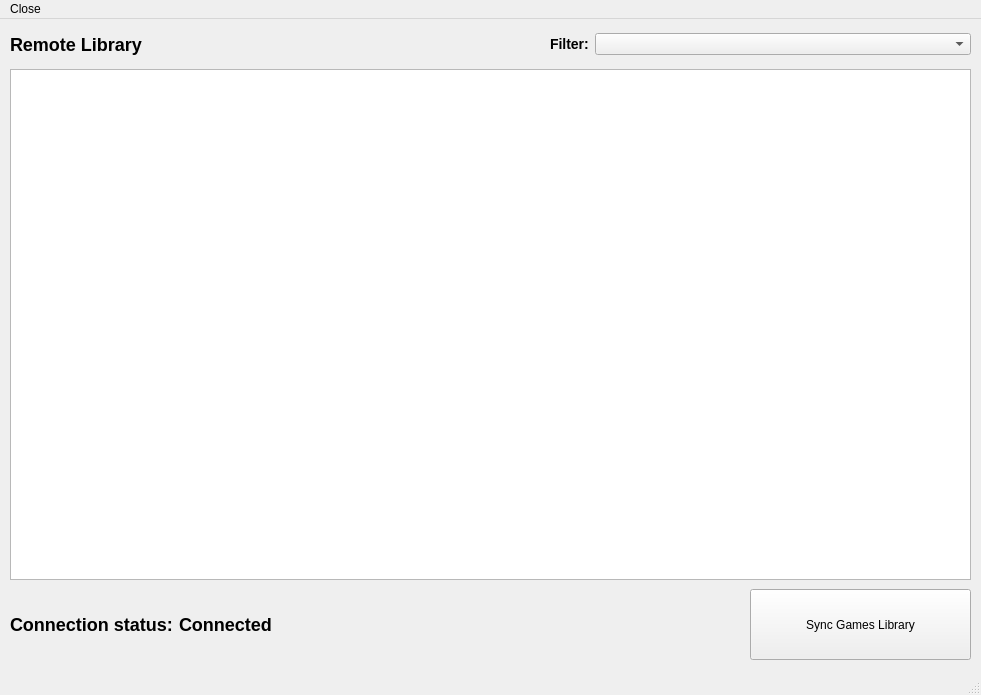
<?xml version="1.0" encoding="UTF-8"?>
<ui version="4.0">
 <class>PiWindow</class>
 <widget class="QMainWindow" name="PiWindow">
  <property name="geometry">
   <rect>
    <x>0</x>
    <y>0</y>
    <width>981</width>
    <height>695</height>
   </rect>
  </property>
  <property name="windowTitle">
   <string>RetroPie Control Centre</string>
  </property>
  <widget class="QWidget" name="centralwidget">
   <widget class="QPushButton" name="btnSync">
    <property name="geometry">
     <rect>
      <x>750</x>
      <y>570</y>
      <width>221</width>
      <height>71</height>
     </rect>
    </property>
    <property name="text">
     <string>Sync Games Library</string>
    </property>
   </widget>
   <widget class="QLabel" name="label_2">
    <property name="geometry">
     <rect>
      <x>10</x>
      <y>0</y>
      <width>201</width>
      <height>51</height>
     </rect>
    </property>
    <property name="text">
     <string>&lt;h2&gt;Remote Library&lt;/h2&gt;</string>
    </property>
   </widget>
   <widget class="QTableWidget" name="tableLibrary">
    <property name="geometry">
     <rect>
      <x>10</x>
      <y>50</y>
      <width>961</width>
      <height>511</height>
     </rect>
    </property>
   </widget>
   <widget class="QWidget" name="layoutWidget">
    <property name="geometry">
     <rect>
      <x>10</x>
      <y>570</y>
      <width>731</width>
      <height>71</height>
     </rect>
    </property>
    <layout class="QHBoxLayout" name="horizontalLayout">
     <item>
      <widget class="QLabel" name="label">
       <property name="sizePolicy">
        <sizepolicy hsizetype="Fixed" vsizetype="Preferred">
         <horstretch>0</horstretch>
         <verstretch>0</verstretch>
        </sizepolicy>
       </property>
       <property name="text">
        <string>&lt;h2&gt;Connection status:&lt;/h2&gt;</string>
       </property>
      </widget>
     </item>
     <item>
      <widget class="QLabel" name="lblPiStatus">
       <property name="text">
        <string>&lt;h2&gt;Connected&lt;/h2&gt;</string>
       </property>
      </widget>
     </item>
    </layout>
   </widget>
   <widget class="QWidget" name="layoutWidget">
    <property name="geometry">
     <rect>
      <x>550</x>
      <y>0</y>
      <width>421</width>
      <height>51</height>
     </rect>
    </property>
    <layout class="QHBoxLayout" name="horizontalLayout_2">
     <item>
      <widget class="QLabel" name="label_3">
       <property name="sizePolicy">
        <sizepolicy hsizetype="Fixed" vsizetype="Preferred">
         <horstretch>0</horstretch>
         <verstretch>0</verstretch>
        </sizepolicy>
       </property>
       <property name="text">
        <string>&lt;h3&gt;Filter:&lt;/h3&gt;</string>
       </property>
      </widget>
     </item>
     <item>
      <widget class="QComboBox" name="comboFilter"/>
     </item>
    </layout>
   </widget>
  </widget>
  <widget class="QMenuBar" name="menubar">
   <property name="geometry">
    <rect>
     <x>0</x>
     <y>0</y>
     <width>981</width>
     <height>26</height>
    </rect>
   </property>
   <widget class="QMenu" name="menuClose">
    <property name="title">
     <string>Close</string>
    </property>
   </widget>
   <addaction name="menuClose"/>
  </widget>
  <widget class="QStatusBar" name="statusbar"/>
 </widget>
 <resources/>
 <connections/>
</ui>
